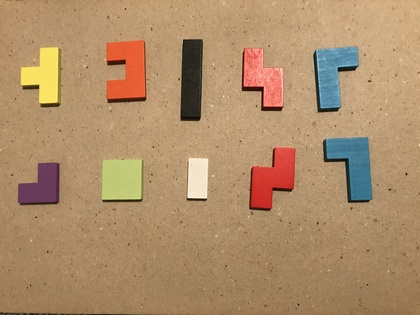
%> input picture training/R01.jpg, 420 x 315 px, shrunk from 4032 x 3024 before the run
$ octave prova_orientamento.m   (GNU Octave 9; MATLAB toolbox functions it lacks are replaced by stand-ins)
%> lines starting %> are read from the running program, lines starting %| are printed output that depends on the picture; in (x1, y1, x2, y2) boxes, pixels count from 0 and x2, y2 are one past the last pixel; in counts of white or black regions, pixels touching at a corner belong together; the program's own positions count from 1
### threshYCbCrMean.m
% Prende in input un'immagine in formato ycbcr con valori da 0 a 255

function out_image = threshYCbCrMean(im)
      % medie cb calcolata da un crop di un'immagine di training con solo sfondo
      cb_mean = 107.888;
      cr_mean = 144.546;
      pcb = 0.05;
      pcr = 0.02;
      %sogliatura di cb e cr con una tolleranza del 2%
      cb_bw = (im(:,:,2) <= cb_mean+255*pcb) .* (im(:,:,2) >= cb_mean-255*pcb);

      cr_bw = (im(:,:,3) <= cr_mean+255*pcr) .* (im(:,:,3) >= cr_mean-255*pcr);

      out_image = cr_bw .* cb_bw;

end

### prova_orientamento.m
clear all;
close all;

%leggo le immagini di train segmento e faccio morfologia matematica e label
tr1 = rgb2ycbcr(imread('R01.jpg'));
%> tr1: size 315x420x3 uint8; mean of channels 1, 2, 3 142.6, 107.5, 145.2
tr2 = rgb2ycbcr(imread('R02.jpg'));
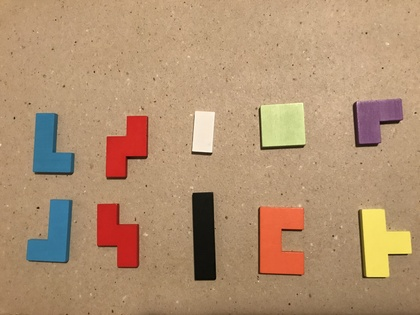
%> input picture training/R02.jpg, 420 x 315 px, shrunk from 4032 x 3024 before the run
%> tr2: size 315x420x3 uint8; mean of channels 1, 2, 3 145.7, 109.6, 144.5

seg1 = threshYCbCrMean(tr1);
%> in threshYCbCrMean, `cb_bw = (im(:,:,2) <= cb_mean+255*pcb) .* (im(:,:,2) >= cb_mean-255*pc..`:
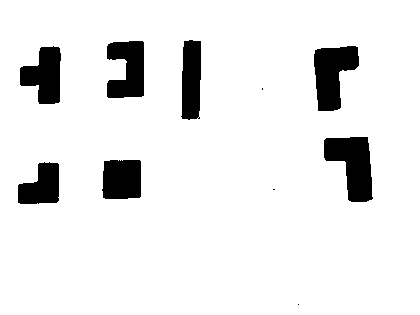
%> cb_bw: size 315x420 double; values 0 (black) and 1 (white), 91.4% white; 10 black regions (3 under 20 px), largest, box (x1, y1, x2, y2) and area: (324, 137, 373, 202) 2051, (314, 46, 359, 111) 1936, (107, 41, 144, 98) 1653
%> in threshYCbCrMean, `cr_bw = (im(:,:,3) <= cr_mean+255*pcr) .* (im(:,:,3) >= cr_mean-255*pc..`: cr_bw: size 315x420 double; values 0 (black) and 1 (white), 88.5% white; 18 black regions (6 under 20 px), largest, box (x1, y1, x2, y2) and area: (322, 136, 375, 204) 2345, (105, 39, 149, 101) 2204, (313, 45, 360, 113) 2202
seg2 = threshYCbCrMean(tr2);
%> in threshYCbCrMean (call 2), `cb_bw = (im(:,:,2) <= cb_mean+255*pcb) .* (im(:,:,2) >= cb_mean-255*pc..`: cb_bw: size 315x420 double; values 0 (black) and 1 (white), 91.2% white; 7 black regions (1 under 20 px), largest, box (x1, y1, x2, y2) and area: (361, 208, 412, 278) 2252, (261, 208, 304, 274) 2150, (26, 199, 73, 263) 1959, (32, 112, 75, 175) 1831, (193, 193, 216, 280) 1767, (353, 98, 403, 146) 1676
%> in threshYCbCrMean (call 2), `cr_bw = (im(:,:,3) <= cr_mean+255*pcr) .* (im(:,:,3) >= cr_mean-255*pc..`: cr_bw: size 315x420 double; values 0 (black) and 1 (white), 87.3% white; 13 black regions (1 under 20 px), largest, box (x1, y1, x2, y2) and area: (259, 205, 305, 276) 2774, (25, 196, 75, 264) 2248, (258, 102, 307, 151) 2147
%> in threshYCbCrMean (call 2), `out_image = cr_bw .* cb_bw;`: out_image: size 315x420 double; values 0 (black) and 1 (white), 84.5% white; 11 black regions (1 under 20 px), largest, box (x1, y1, x2, y2) and area: (259, 205, 305, 276) 2774, (358, 208, 412, 279) 2438, (25, 196, 75, 264) 2248

seg1 = (seg1-1).*-1;
seg2 = (seg2-1).*-1;

seg1od = imdilate(imopen(seg1,strel('diamond',11)),strel('disk',25));
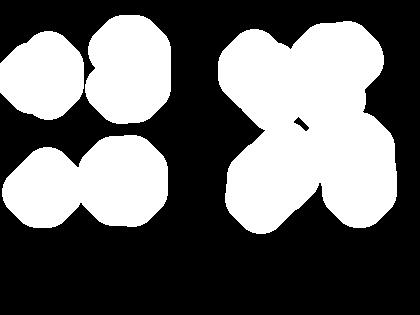
%> seg1od: size 315x420 double; values 0 (black) and 1 (white), 40.3% white; 4 white regions, box (x1, y1, x2, y2) and area: (218, 21, 397, 234) 28483, (2, 135, 168, 228) 11518, (85, 15, 171, 124) 7669, (0, 31, 84, 120) 5692
seg2od = imdilate(imopen(seg2,strel('diamond',11)),strel('disk',25));
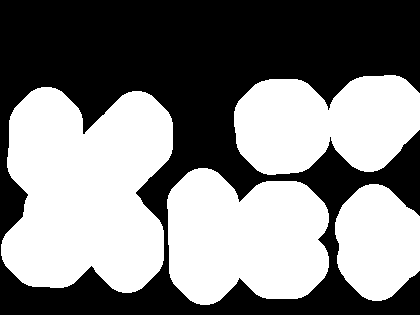
%> seg2od: size 315x420 double; values 0 (black) and 1 (white), 50.7% white; 1 black region, box (x1, y1, x2, y2) and area: (0, 0, 420, 315) 65172

lab1 = bwlabel(seg1od);
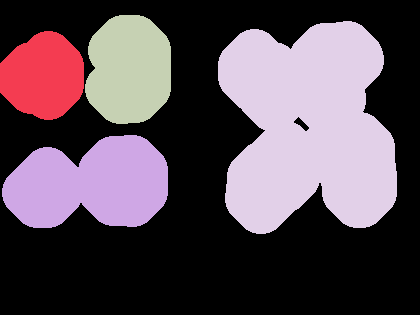
%> lab1: size 315x420 double; 5 distinct labels, from 0 to 4; one colour per label, 0 black
lab2 = bwlabel(seg2od);
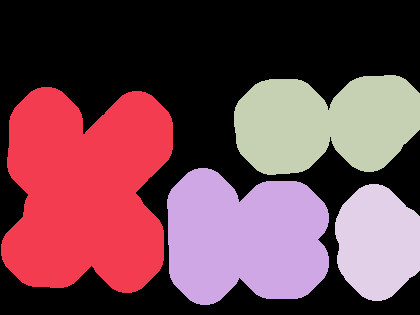
%> lab2: size 315x420 double; 5 distinct labels, from 0 to 4; one colour per label, 0 black

%immagini temporanea per disegnare asse
tmp = seg1od.*255;

%scorro le label dell'immagine 1
for i = 1 : max(max(lab1))
    mask = lab1 == i;


%> (the run ends here)
